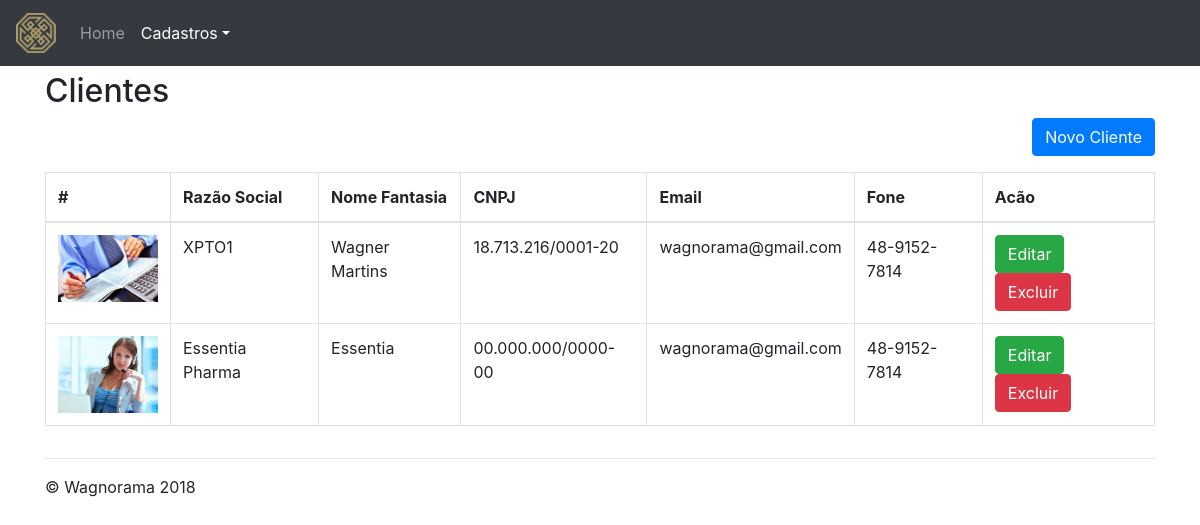
Screenshot of /view/clientes/index.php with the database file from the repository.
### tables this page shows
CREATE TABLE IF NOT EXISTS `clientes` (
  `id` int(11) unsigned NOT NULL AUTO_INCREMENT,
  `razao_social` varchar(50) DEFAULT NULL,
  `fantasia` varchar(50) DEFAULT NULL,
  `cnpj` varchar(20) DEFAULT NULL,
  `endereco` varchar(50) DEFAULT NULL,
  `complemento` varchar(30) DEFAULT NULL,
  `numero` int(11) DEFAULT NULL,
  `bairro` varchar(30) DEFAULT NULL,
  `cidade` varchar(30) DEFAULT NULL,
  `cep` varchar(11) DEFAULT NULL,
  `fone1` varchar(15) DEFAULT NULL,
  `fone2` varchar(11) DEFAULT NULL,
  `contato` varchar(50) DEFAULT NULL,
  `email` varchar(50) DEFAULT NULL,
  `imagem` varchar(50) DEFAULT NULL,
  PRIMARY KEY (`id`)
);

### src/view/clientes/index.php (called while the page is built)
<?php
require_once  "../../controller/clientesController.php";
$controller = new clientesController();
$controller->handleRequest();

### src/config/config.php (called while the page is built, shortened)
<?php
$config['Database'] = array();
$config['Database']['dbtype'] = 'mysql';
$config['Database']['dbname'] = 'essentia';
$config['Database']['host'] = 'localhost';
$config['Database']['port'] = 3306;
$config['Database']['username'] = 'root';
$config['Database']['password'] = '';
$config['Database']['charset'] = 'utf8';

### src/model/pdo/class.wpdo.php (called while the page is built, shortened)
<?php
require_once "/../../config/config.php";
class wpdo extends PDO
{
    public $tail_ = '';
    private $charset = 'UTF8';
    public function __construct()
    {
        global $config;
        $this->opt = $config['Database'];
        $dsn = $this->conect($this->opt);
        $attr = empty($opt['charset']) ? array(PDO::MYSQL_ATTR_INIT_COMMAND => "SET NAMES " . $this->charset) : array(PDO::MYSQL_ATTR_INIT_COMMAND => "SET NAMES " . $this->opt['charset']);
    }
    private function conect($opt)
    {
        return $opt['dbtype'] . ':host=' . $opt['host'] . ';dbname=' . $opt['dbname'] . ';port=' . $opt['port'];
    }
    public function list_rows($table, $condition, $getRes = false, $column = array())
    {
        $fields = $this->list_fields($column);
        $cdts = $this->list_condition($condition);
        $where = empty($condition) ? '' : ' where ' . $cdts;
        $this->sql_ = 'select ' . $fields . ' from ' . $table . $where;
        try {
            $this->sql_ .= $this->tail_;
            $rs = parent::query($this->sql_);
        } catch (PDOException $e) {
            trigger_error("list_rows: ", E_USER_ERROR);
        }
        $rs = $getRes ? $rs : $rs->fetchAll(parent::FETCH_ASSOC);
        return $rs;
    }
    private function list_fields($data)
    {
        $fields = array();
        if (is_int(key($data))) {
            $fields = implode(',', $data);
        } else if (!empty($data)) {
            $fields = implode(',', array_keys($data));
        } else {
            $fields = '*';
        }
        return $fields;
    }
    private function list_condition($condition, $oper = '=', $logc = 'AND')
    {
        $cdts = '';
        if (empty($condition)) {
            return $cdts = '';
        } else if (is_array($condition)) {
            $_cdta = array();
            foreach ($condition as $k => $v) {
                if (!is_array($v)) {
                    if (strtolower($oper) == 'like') {
                        $v = '\'%' . $v . '%\'';
                    } else if (is_string($v)) {
                        $v = '\'' . $v . '\'';
                    }
                    $_cdta[] = ' ' . $k . ' ' . $oper . ' ' . $v . ' ';
                } else if (is_array($v)) {
                    $_cdta[] = $this->split_condition($k, $v);
                }
            }
            $cdts .= implode($logc, $_cdta);
        } else {
            $cdts = $condition;
        }
        return $cdts;
    }
}

### src/view/clientes/list.php (the view, shortened to what this page needs)
<?php
require_once  "../../controller/clientesController.php";
require_once "../../config/config.php";
?>
<!doctype html>
<html lang="en">
<head>
    <link rel="stylesheet" href="<?='http://'.$_SERVER['HTTP_HOST'].DIR?>/css/bootstrap.min.css">
</head>
<body>
<nav class="navbar navbar-expand-md navbar-dark fixed-top bg-dark">
    <a class="navbar-brand" href="index.php?op=ini"><img src="<?='http://'.$_SERVER['HTTP_HOST'].DIR ?>/img/logo-essentia.png" width="40px" height="auto"></a>
    <div class="collapse navbar-collapse" id="navbarsExampleDefault">
        <ul class="navbar-nav mr-auto">
            <li class="nav-item ">
                <a class="nav-link" href="<?='http://'.$_SERVER['HTTP_HOST'].DIR?>">Home <span class="sr-only"></a>
            </li>
            <li class="nav-item dropdown active">
                <a class="nav-link dropdown-toggle" href="#" id="dropdown01" data-toggle="dropdown" aria-haspopup="true" aria-expanded="false">Cadastros</a>
            </li>
        </ul>
    </div>
</nav>
<main role="main">
    <div class="container">
        <div class="row">
            <div class="col-md-12">
                <h2>Clientes</h2>
                <p class="text-right"> <a href="<?='http://'.$_SERVER['HTTP_HOST'].DIR?>/src/view/clientes/index.php?op=new" class="btn btn-primary">Novo Cliente</a>
                </p>
                <table class="table table-bordered">
                    <thead>
                    <tr>
                        <th scope="col">#</th>
                        <th scope="col">Razão Social</th>
                        <th scope="col">Nome Fantasia</th>
                        <th scope="col">CNPJ</th>
                        <th scope="col">Email</th>
                        <th scope="col">Fone</th>
                        <th scope="col">Acão</th>
                    </tr>
                    </thead>
                    <tbody>
                    <?php foreach ($clientes as $item) : ?>
                        <tr>
                            <td><img src="<?='http://'.$_SERVER['HTTP_HOST'].DIR.DIR_IMG.$item['imagem']?>" width="100px" height="auto"></td>
                            <td><?=$item['razao_social']?></td>
                            <td><?=$item['fantasia']?></td>
                            <td><?=$item['cnpj']?></td>
                            <td><?=$item['email']?></td>
                            <td><?=$item['fone1']?></td>
                            <td><a href="<?='http://'.$_SERVER['HTTP_HOST'].DIR?>/src/view/clientes/index.php?op=edit&id=<?=$item['id']?>" class="btn btn-success">Editar</a>
                                <a href="<?='http://'.$_SERVER['HTTP_HOST'].DIR?>/src/view/clientes/index.php?op=delete&id=<?=$item['id']?>" class="btn btn-danger">Excluir</a>
                            </td>
                        </tr>
                    <?php endforeach; ?>
                    </tbody>
                </table>
            </div>
        </div>
        <hr>
    </div>
</main>
<footer class="container">
    <p>&copy; Wagnorama 2018</p>
</footer>
</body>
</html>

### src/controller/clientesController.php (shortened to what this page needs)
<?php
require_once "/../model/pdo/class.wpdo.php";
class clientesController
{
    public $db = '';
    public $tabela = 'clientes';
    public function __construct()
    {
        $this->db = new wpdo();
    }
    public function handleRequest()
    {
        $op = isset($_GET['op']) ? $_GET['op'] : NULL;
        try {
            if (!$op || $op == 'list') {
                $this->listAll();
            } elseif ($op == 'new') {
                $this->save();
            } elseif ($op == 'delete') {
                $this->delete();
            } elseif ($op == 'edit') {
                $this->edit();
            } elseif ($op == 'ini') {
                $this->redirect(DIR . '/index.php');
            } else {
                $this->showError("Pagina não encontrada", "Não foi localizado a pagina requisitada.");
            }
        } catch (Exception $e) {
            $this->showError("Application error", $e->getMessage());
        }
    }
    public function listAll()
    {
        $clientes = $this->db->list_rows($this->tabela, '');
        include '/../view/clientes/list.php';
    }
}

### src/view/clientes/list.php (style rules this page uses)
body { padding-top: 3.5rem; }

### rows the page displays
clientes: imagem (picture), razao_social "XPTO1", fantasia "Wagner Martins", cnpj "18.713.216/0001-20", email "wagnorama@gmail.com", fone1 "48-9152-7814"
clientes: imagem (picture), razao_social "Essentia Pharma", fantasia "Essentia", cnpj "00.000.000/0000-00", email "wagnorama@gmail.com", fone1 "48-9152-7814"
